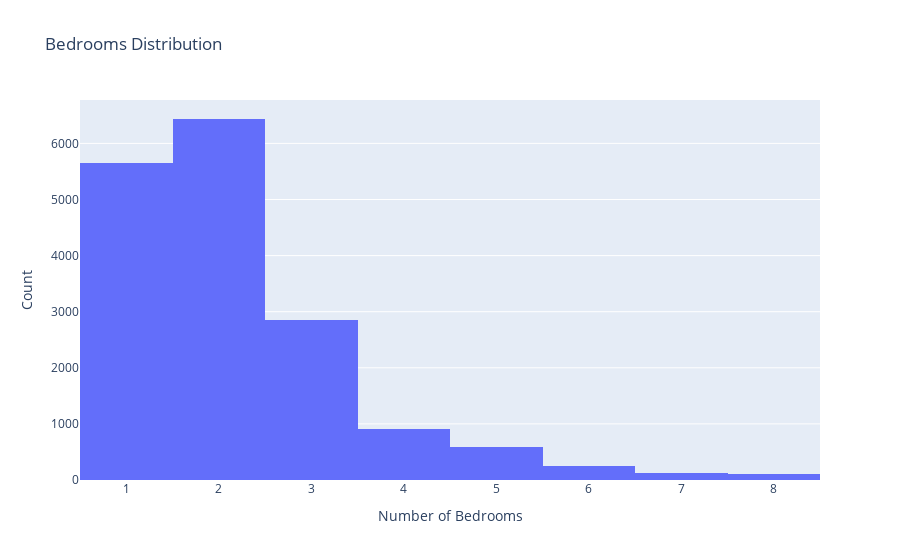
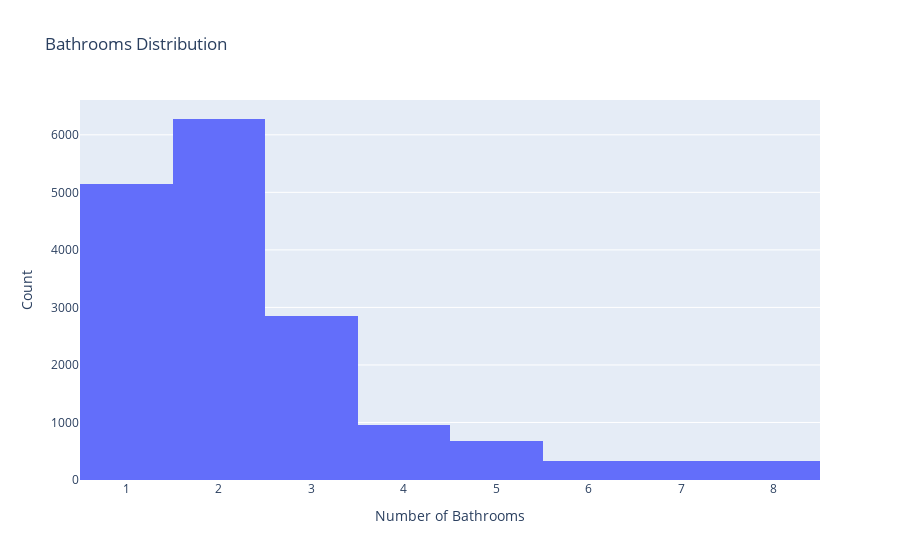
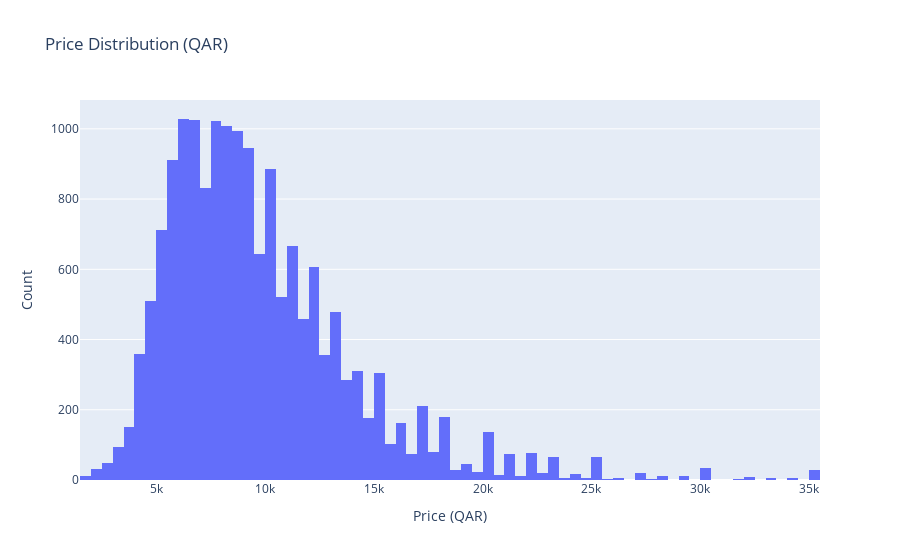
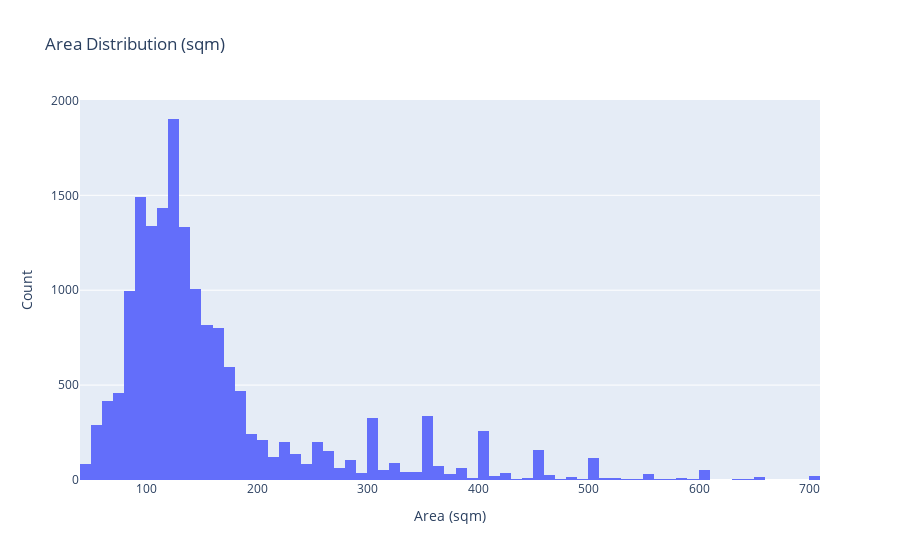

Source (notebook cell) for these figures, in order:
### Code cell
# Create visualizations for outliers
import plotly.express as px

# Bedrooms Histogram
fig1 = px.histogram(df_clean, x='bedrooms', nbins=9, title='Bedrooms Distribution')
fig1.update_layout(xaxis_title='Number of Bedrooms', yaxis_title='Count')
fig1.show()

# Bathrooms Histogram
fig2 = px.histogram(df_clean, x='bathrooms', nbins=9, title='Bathrooms Distribution')
fig2.update_layout(xaxis_title='Number of Bathrooms', yaxis_title='Count')
fig2.show()

# Price Histogram
fig3 = px.histogram(df_clean, x='price', nbins=100, title='Price Distribution (QAR)')
fig3.update_layout(xaxis_title='Price (QAR)', yaxis_title='Count')
fig3.show()

# Area Histogram
fig4 = px.histogram(df_clean, x='area', nbins=100, title='Area Distribution (sqm)')
fig4.update_layout(xaxis_title='Area (sqm)', yaxis_title='Count')
fig4.show()

### Figure 1 — Plotly figure (JSON) as saved in the notebook; plotly's stock layout.template omitted (floating-point values rounded to 4 significant figures; data arrays with more than 128 entries replaced by an {"elided": "..."} marker saying what was removed)
{"data": [{"bingroup": "x", "hovertemplate": "bedrooms=%{x}<br>count=%{y}<extra></extra>", "legendgroup": "", "marker": {"color": "#636efa", "pattern": {"shape": ""}}, "name": "", "nbinsx": 9, "orientation": "v", "showlegend": false, "type": "histogram", "x": {"elided": "16911 int values"}, "xaxis": "x", "yaxis": "y"}], "layout": {"barmode": "relative", "legend": {"tracegroupgap": 0}, "title": {"text": "Bedrooms Distribution"}, "xaxis": {"anchor": "y", "domain": [0, 1], "title": {"text": "Number of Bedrooms"}}, "yaxis": {"anchor": "x", "domain": [0, 1], "title": {"text": "Count"}}}}

### Figure 2 — Plotly figure (JSON) as saved in the notebook; plotly's stock layout.template omitted (floating-point values rounded to 4 significant figures; data arrays with more than 128 entries replaced by an {"elided": "..."} marker saying what was removed)
{"data": [{"bingroup": "x", "hovertemplate": "bathrooms=%{x}<br>count=%{y}<extra></extra>", "legendgroup": "", "marker": {"color": "#636efa", "pattern": {"shape": ""}}, "name": "", "nbinsx": 9, "orientation": "v", "showlegend": false, "type": "histogram", "x": {"elided": "16911 int values"}, "xaxis": "x", "yaxis": "y"}], "layout": {"barmode": "relative", "legend": {"tracegroupgap": 0}, "title": {"text": "Bathrooms Distribution"}, "xaxis": {"anchor": "y", "domain": [0, 1], "title": {"text": "Number of Bathrooms"}}, "yaxis": {"anchor": "x", "domain": [0, 1], "title": {"text": "Count"}}}}

### Figure 3 — Plotly figure (JSON) as saved in the notebook; plotly's stock layout.template omitted (floating-point values rounded to 4 significant figures; data arrays with more than 128 entries replaced by an {"elided": "..."} marker saying what was removed)
{"data": [{"bingroup": "x", "hovertemplate": "price=%{x}<br>count=%{y}<extra></extra>", "legendgroup": "", "marker": {"color": "#636efa", "pattern": {"shape": ""}}, "name": "", "nbinsx": 100, "orientation": "v", "showlegend": false, "type": "histogram", "x": {"elided": "16911 int values"}, "xaxis": "x", "yaxis": "y"}], "layout": {"barmode": "relative", "legend": {"tracegroupgap": 0}, "title": {"text": "Price Distribution (QAR)"}, "xaxis": {"anchor": "y", "domain": [0, 1], "title": {"text": "Price (QAR)"}}, "yaxis": {"anchor": "x", "domain": [0, 1], "title": {"text": "Count"}}}}

### Figure 4 — Plotly figure (JSON) as saved in the notebook; plotly's stock layout.template omitted (floating-point values rounded to 4 significant figures; data arrays with more than 128 entries replaced by an {"elided": "..."} marker saying what was removed)
{"data": [{"bingroup": "x", "hovertemplate": "area=%{x}<br>count=%{y}<extra></extra>", "legendgroup": "", "marker": {"color": "#636efa", "pattern": {"shape": ""}}, "name": "", "nbinsx": 100, "orientation": "v", "showlegend": false, "type": "histogram", "x": {"elided": "16911 int values"}, "xaxis": "x", "yaxis": "y"}], "layout": {"barmode": "relative", "legend": {"tracegroupgap": 0}, "title": {"text": "Area Distribution (sqm)"}, "xaxis": {"anchor": "y", "domain": [0, 1], "title": {"text": "Area (sqm)"}}, "yaxis": {"anchor": "x", "domain": [0, 1], "title": {"text": "Count"}}}}
